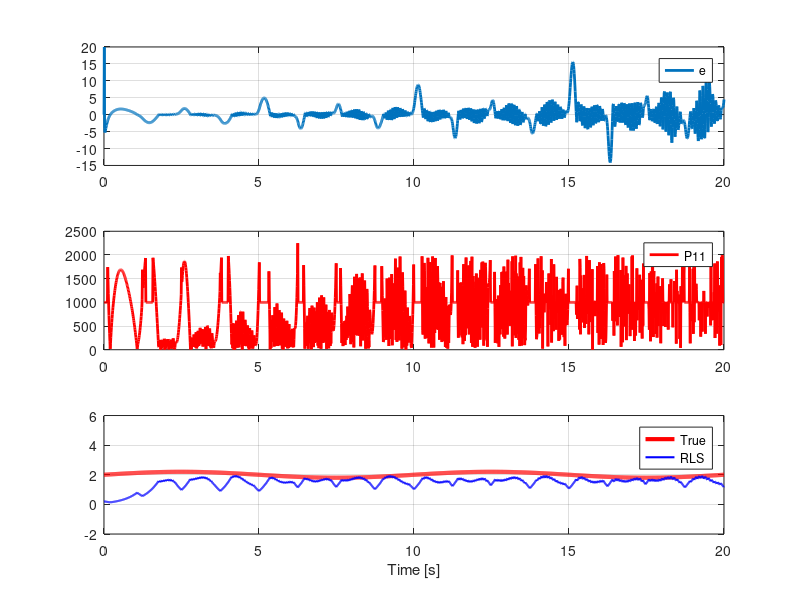
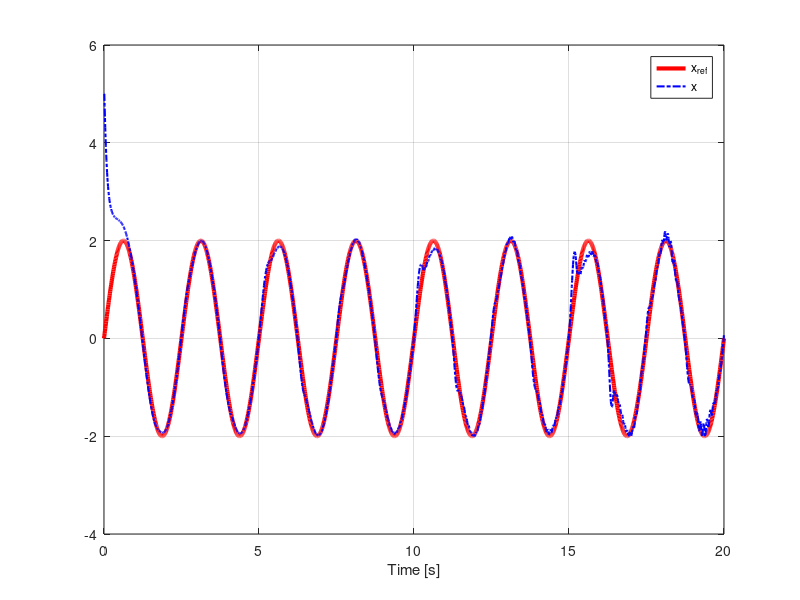
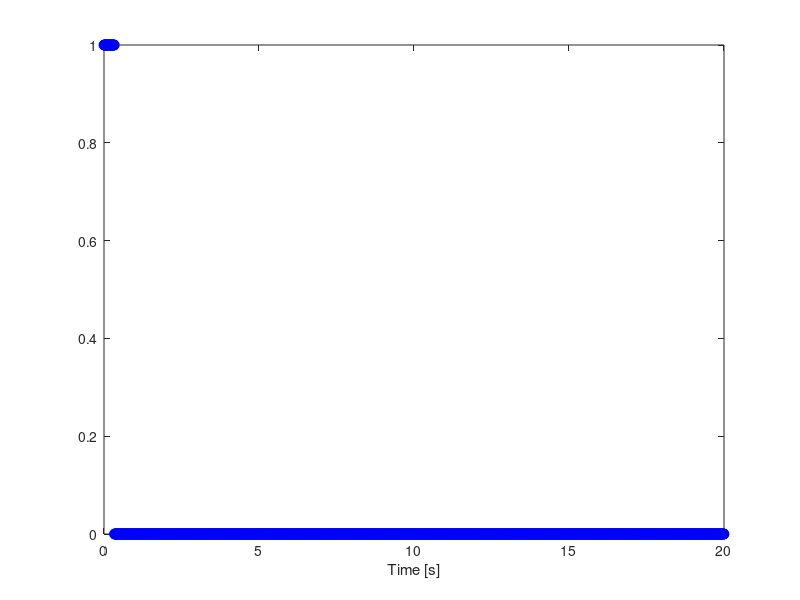

The MATLAB source for these figures, in order:
clc; clear; close all
tic;
%% Simulation Setting
t_end = 20;
dt = 0.001;
Ts_sample = 0.01;
N_sample = floor(Ts_sample/dt);
t_log = 0:dt:t_end;
N = length(t_log);
% Ref
A_ref = 2;
T_ref = 2.5;
% STR
kp = 1;
% SMC
alpha = 2;
% RLS
forgettingfactor = 1;
hattheta(1) = 0.2;
P{1} = 1000;
% System
dp_exp = 1.0;
b = 1.2;
bN = 1.0;
x(1) = 5;
% Key Log
k = 0;
t_sample = [];
state_switch = [];
%% Start Simulation
for i = 1:N
    t_now = dt*(i-1);
    theta(i) = 2 + 0.2*sin(2*pi/1*t_now);
    dp(i) = 0.01 + t_now^(dp_exp);
    %% Sampling  and Computing
    if ( mod(i,N_sample) == 1 )
        k = k + 1;
        %% Sampling
        t_sample = [t_sample,t_now];
        theta_true(k) = theta(i);
        dp_true(k) = dp(i);
        dp_measure(k) = dp_true(k) + 0.00*randn;
        if i<=10
            x_true(k) = x(i);
        else
            x_true(k) = x(i-10);
        end
        x_measure(k) = x_true(k) + 0.000*randn;
        %% RLS
        if k == 1
            error_RLS(k) = 0;
            temp = P{k};
            P_diag(1,k) = temp(1,1);
        else
            output(k) = ( x_measure(k) - x_measure(k-1) ) / Ts_sample - bN*u_design( k-1 );
            regressor(k-1) = x_measure(k-1)*dp_measure(k-1);
            error_RLS(k) = output(k) - hattheta(k-1)*regressor(k-1);
            K(k) = P{k-1}*regressor(k-1)/(forgettingfactor + regressor(k-1)'*P{k-1}*regressor(k-1));
            if (abs(error_RLS(k)))<2  % error based 
                P{k} = forgettingfactor^(-1)*P{k-1}-K(k)*regressor(k-1)'*forgettingfactor^(-1)*P{k-1} + 1000*abs(error_RLS(k)) +0*(hatd(k-1))^2+0*(hatx(k-1) - x_measure(k))^2;
            else
                P{k} = 1000;
            end
            temp = P{k};
            P_diag(1,k) = temp(1,1);
            hattheta(k) = hattheta(k-1) + max(min(K(k)*error_RLS(k),1e-4+0.02*abs(hattheta(k-1))),-1e-4-0.02*abs(hattheta(k-1)));
        end
        %% ESO
        pole = 15;
        if k == 1 
            hatx(k) = x_measure(k);
            hatd(k) = 0;
        else
            hatx(k) = hatx(k-1) + Ts_sample*( hattheta(k)*x_measure(k-1)*dp_measure(k) + bN*u_design(k-1) + hatd(k-1) - 2*pole*(hatx(k-1) - x_measure(k)) );
            hatd(k) = hatd(k-1) + Ts_sample*( -pole^2*(hatx(k-1)-x_measure(k)) );
        end
        %% Reference
        x_ref(k) = A_ref*sin(2*pi/T_ref*t_now);
        dx_ref(k) = 2*pi/T_ref*A_ref*cos(2*pi/T_ref*t_now);
        %% Controller
        error_tracking(k) = x_measure(k) - x_ref(k);
        if abs(error_tracking(k))<1
            u_design(k) = ( dx_ref(k) - 5*error_tracking(k) - hattheta(k)*x_measure(k)*dp_measure(k) - 0*hatd(k))/bN;
            state_switch = [state_switch,0];
            if k == 1
                Gamma(1) = 50;
            else
                Gamma(k) = Gamma(k-1);
            end
        else
            sign_error_tracking = ( 1-exp(-alpha*error_tracking(k)) ) / ( 1+exp(-alpha*error_tracking(k)) );
            if k == 1
                Gamma(1) = 50;
            else
                Gamma(k) = Gamma(k-1) + Ts_sample*0.1*error_tracking(k)*sign_error_tracking;
            end
            u_design(k) = ( dx_ref(k) - Gamma(k)*sign_error_tracking - hattheta(k)*x_measure(k)*dp_measure(k) - 0*hatd(k))/bN;
            state_switch = [state_switch,1];
        end
        u_design(k) = ( dx_ref(k) - 5*error_tracking(k) - hattheta(k)*x_measure(k)*dp_measure(k) - 1*hatd(k) )/bN;
    end
    %% System
    x(i+1) = x(i) + dt*( theta(i)*x(i)*dp(i) + b*u_design(k) );
end
%% Plot
index_plot = 1:length(t_sample);
figure('name','Estimator')
subplot(3,1,1)
plot(t_sample,error_RLS(index_plot),'linewidth',2); hold on;
grid on;
legend({'e'})
subplot(3,1,2)
plot(t_sample,P_diag(1,index_plot),'r-','linewidth',2); hold on;
grid on;
legend({'P11'})
subplot(3,1,3)
plot(t_sample,theta(index_plot),'r-','linewidth',3); hold on;
plot(t_sample,hattheta(index_plot),'b-','linewidth',1.5); hold on;
grid on;
legend('True','RLS');
ylim([-2,6]);
xlabel('Time [s]')
figure('name','TrackingResults')
plot(t_sample,x_ref(index_plot),'r-','linewidth',3); hold on;
plot(t_sample,x_true(index_plot),'b-.','linewidth',1.5); hold on;
grid on;
legend({'x_{ref}','x'});
xlabel('Time [s]')
figure('name','switch state')
plot(t_sample,state_switch(index_plot),'bo','linewidth',2); hold on;
xlabel('Time [s]');
toc